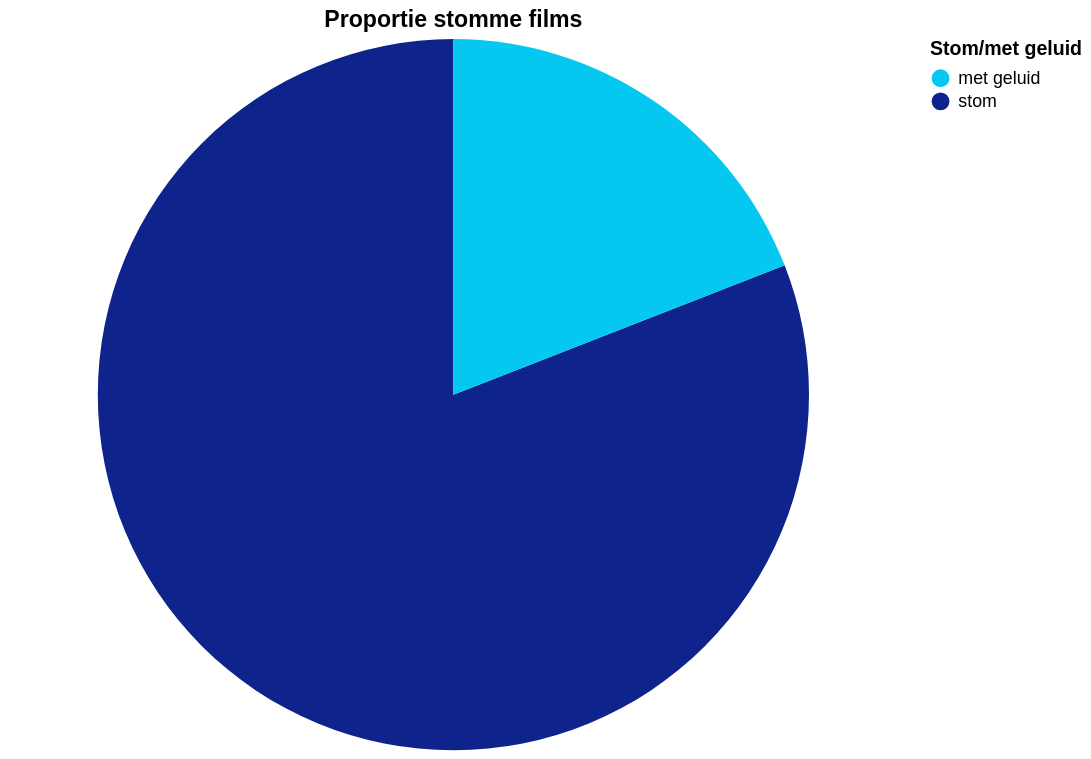

This figure's Vega-Lite source:
### Vega-Lite specification from a JSON file in a GitHub repository (floating-point values rounded to 4 significant figures)
{"$schema": "https://vega.github.io/schema/vega-lite/v5.json", "title": "Proportie stomme films", "description": "Proportie stomme films en films met geluid", "width": 500, "height": 400, "data": {"values": [{"Silent": "stom", "Number of films": 3814, "color": "#0F238C"}, {"Silent": "met geluid", "Number of films": 899, "color": "#05c8f0"}]}, "mark": {"type": "arc", "tooltip": true}, "encoding": {"color": {"field": "Silent", "title": "Stom/met geluid", "type": "nominal", "scale": {"range": {"field": "color"}}}, "theta": {"field": "Number of films", "type": "quantitative", "title": "Aantal films"}}, "config": {"countTitle": "Aantal", "axisX": {"labelAngle": -40, "titleColor": "grey", "labelColor": "grey"}, "axisY": {"titleColor": "grey", "labelColor": "grey"}}}
